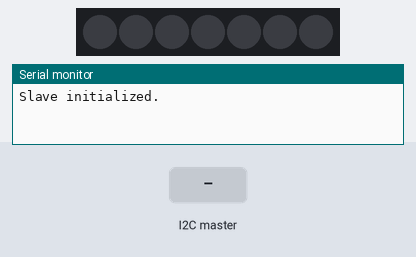
The sketch below on a simulated Arduino Uno, built with avr-gcc and run on an emulated ATmega328P. Parts: 7 RGB LEDs in strip order, left to right, the last lines printed to the serial monitor. The inputs (shaded band) are chosen by the test bench. Dim RGB values are drawn brighter than linear.

Above: at 1.2 s.
1.3 s: the I2C master sends "A"
At 2.1 s:
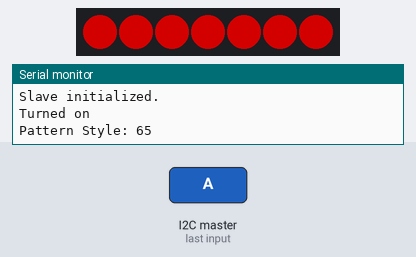
2.8 s: the I2C master sends "B"
At 3.3 s:
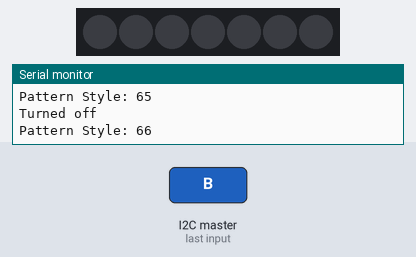
Timing chart, 0 to 5.8 s (numbered marks = the images above; inputs shaded):
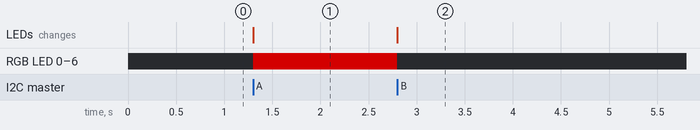

The sketch:

i2c_LED_Control_Slave.ino
```cpp
#include <Wire.h>
#include <FastLED.h>
#define LEDcount 7
#define LED_PIN 11
#define SELF_ADDRESS 8

//Instance LED Strip LED array.
CRGB leds[LEDcount];

volatile int patternID;


void setup() {
  Wire.begin(SELF_ADDRESS);
  Wire.onReceive(recvEvent);
  Serial.begin(9600);
  Serial.println(F("Slave initialized."));
  FastLED.addLeds<WS2812,LED_PIN,GRB>(leds,LEDcount);
}

void loop() {
  // Nothing in loop, all dealt with in recvEvent.
}

void recvEvent(int howMany)
{
  if (Wire.available())
  {
    patternID = Wire.read();
	//For trimming address byte sent by the Roborio.
    if (patternID == SELF_ADDRESS)
    {
      Serial.println(F("Address received"));
      patternID = Wire.read();
    }
    if (patternID==65)
    {
      allRed();
      Serial.println(F("Turned on"));
    }
    if (patternID==66)
    {
      allOff();
      Serial.println(F("Turned off"));
    }
    if (patternID == 68)
    {
      blinkRed();
      Serial.println(F("Blinky finished"));
    }
    Serial.print(F("\nPattern Style: "));
    Serial.print(patternID);
    Serial.print("\n");
  }
}


//LED Helper Functions
//patternID: 65
void allRed()
{
  for (int i = 0; i<LEDcount; i++)
  {
    leds[i] = CRGB(127,0,0);
  }
  FastLED.show();
}
//patternID: 68
void blinkRed()
{
  while (patternID == 68)
  {
    for (int i = 0; i<LEDcount; i++)
    {
      leds[i] = CRGB(127,0,0);
    }
    FastLED.show();
    delay(1000);
    for (int i = 0; i<LEDcount; i++)
    {
      leds[i] = CRGB(0,0,0);
    }
    FastLED.show();
    delay(1000);

  }
}
//patternID: 66
void allOff()
{
  for (int i = 0; i<LEDcount; i++)
  {
    leds[i] = CRGB(0,0,0);
  }
  FastLED.show();
}
```

Measured:
- after the input at 1.3 s, RGB LED 0–6: off → RGB(127, 0, 0) at once; the LEDs: change at once (image 1)
- after the input at 2.8 s, RGB LED 0–6: RGB(127, 0, 0) → off at once; the LEDs: change at once (image 2)
